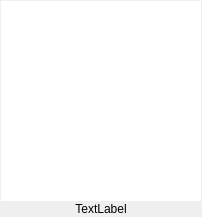
<?xml version="1.0" encoding="UTF-8"?>
<ui version="4.0">
 <class>CircleWidget</class>
 <widget class="QWidget" name="CircleWidget">
  <property name="geometry">
   <rect>
    <x>0</x>
    <y>0</y>
    <width>202</width>
    <height>217</height>
   </rect>
  </property>
  <layout class="QVBoxLayout" name="verticalLayout">
   <property name="spacing">
    <number>0</number>
   </property>
   <property name="margin">
    <number>1</number>
   </property>
   <item>
    <widget class="QGraphicsView" name="graphicsView">
     <property name="minimumSize">
      <size>
       <width>200</width>
       <height>200</height>
      </size>
     </property>
     <property name="maximumSize">
      <size>
       <width>200</width>
       <height>200</height>
      </size>
     </property>
     <property name="frameShape">
      <enum>QFrame::NoFrame</enum>
     </property>
     <property name="verticalScrollBarPolicy">
      <enum>Qt::ScrollBarAlwaysOff</enum>
     </property>
     <property name="horizontalScrollBarPolicy">
      <enum>Qt::ScrollBarAlwaysOff</enum>
     </property>
     <property name="sceneRect">
      <rectf>
       <x>0.000000000000000</x>
       <y>0.000000000000000</y>
       <width>200.000000000000000</width>
       <height>200.000000000000000</height>
      </rectf>
     </property>
     <property name="alignment">
      <set>Qt::AlignLeading|Qt::AlignLeft|Qt::AlignTop</set>
     </property>
    </widget>
   </item>
   <item>
    <widget class="ElidedLabel" name="label">
     <property name="minimumSize">
      <size>
       <width>0</width>
       <height>15</height>
      </size>
     </property>
     <property name="maximumSize">
      <size>
       <width>200</width>
       <height>16777215</height>
      </size>
     </property>
     <property name="text">
      <string>TextLabel</string>
     </property>
     <property name="alignment">
      <set>Qt::AlignCenter</set>
     </property>
    </widget>
   </item>
  </layout>
 </widget>
 <customwidgets>
  <customwidget>
   <class>ElidedLabel</class>
   <extends>QLabel</extends>
   <header location="global">gui/common/ElidedLabel.h</header>
   <container>1</container>
  </customwidget>
 </customwidgets>
 <resources/>
 <connections/>
</ui>
